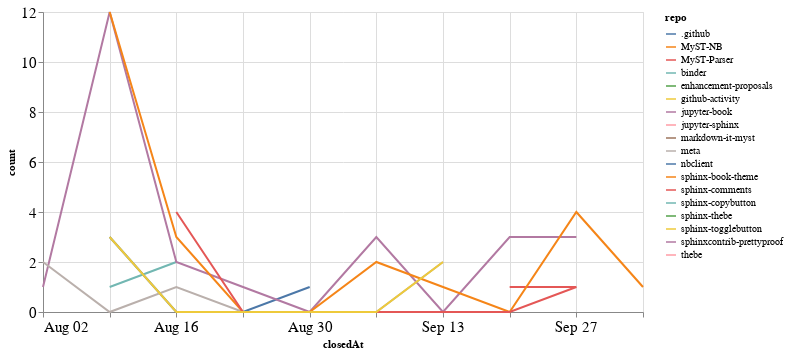

Here is the notebook cell this chart was saved with:
### Code cell
closed_by_time = closed_by.groupby('repo').resample('W', on='closedAt').count()['author'].reset_index()
closed_by_time = closed_by_time.rename(columns={'author': 'count'})

alt.Chart(closed_by_time, width=600).mark_line().encode(
    x='closedAt',
    y='count',
    color='repo',
    tooltip="repo"
)

### Figure 1 — Vega-Lite specification as saved in the notebook (floating-point values rounded to 4 significant figures)
{"config": {"axisLeft": {"labelFontSize": 15}, "axisBottom": {"labelFontSize": 15}}, "data": {"name": "data-5136a7d6cf00cf7004ff34cf5633d868"}, "mark": "line", "encoding": {"color": {"type": "nominal", "field": "repo"}, "tooltip": {"type": "nominal", "field": "repo"}, "x": {"type": "temporal", "field": "closedAt"}, "y": {"type": "quantitative", "field": "count"}}, "width": 600, "$schema": "https://vega.github.io/schema/vega-lite/v4.8.1.json", "datasets": {"data-5136a7d6cf00cf7004ff34cf5633d868": [{"repo": ".github", "closedAt": "2020-08-09T00:00:00", "count": 3}, {"repo": ".github", "closedAt": "2020-08-16T00:00:00", "count": 0}, {"repo": ".github", "closedAt": "2020-08-23T00:00:00", "count": 0}, {"repo": ".github", "closedAt": "2020-08-30T00:00:00", "count": 1}, {"repo": "MyST-NB", "closedAt": "2020-09-06T00:00:00", "count": 1}, {"repo": "MyST-Parser", "closedAt": "2020-09-20T00:00:00", "count": 1}, {"repo": "MyST-Parser", "closedAt": "2020-09-27T00:00:00", "count": 1}, {"repo": "binder", "closedAt": "2020-08-09T00:00:00", "count": 1}, {"repo": "binder", "closedAt": "2020-08-16T00:00:00", "count": 2}, {"repo": "enhancement-proposals", "closedAt": "2020-08-30T00:00:00", "count": 1}, {"repo": "github-activity", "closedAt": "2020-08-09T00:00:00", "count": 2}, {"repo": "jupyter-book", "closedAt": "2020-08-02T00:00:00", "count": 1}, {"repo": "jupyter-book", "closedAt": "2020-08-09T00:00:00", "count": 12}, {"repo": "jupyter-book", "closedAt": "2020-08-16T00:00:00", "count": 2}, {"repo": "jupyter-book", "closedAt": "2020-08-23T00:00:00", "count": 1}, {"repo": "jupyter-book", "closedAt": "2020-08-30T00:00:00", "count": 0}, {"repo": "jupyter-book", "closedAt": "2020-09-06T00:00:00", "count": 3}, {"repo": "jupyter-book", "closedAt": "2020-09-13T00:00:00", "count": 0}, {"repo": "jupyter-book", "closedAt": "2020-09-20T00:00:00", "count": 3}, {"repo": "jupyter-book", "closedAt": "2020-09-27T00:00:00", "count": 3}, {"repo": "jupyter-sphinx", "closedAt": "2020-09-27T00:00:00", "count": 1}, {"repo": "markdown-it-myst", "closedAt": "2020-08-09T00:00:00", "count": 1}, {"repo": "meta", "closedAt": "2020-08-02T00:00:00", "count": 2}, {"repo": "meta", "closedAt": "2020-08-09T00:00:00", "count": 0}, {"repo": "meta", "closedAt": "2020-08-16T00:00:00", "count": 1}, {"repo": "meta", "closedAt": "2020-08-23T00:00:00", "count": 0}, {"repo": "meta", "closedAt": "2020-08-30T00:00:00", "count": 0}, {"repo": "meta", "closedAt": "2020-09-06T00:00:00", "count": 0}, {"repo": "meta", "closedAt": "2020-09-13T00:00:00", "count": 2}, {"repo": "nbclient", "closedAt": "2020-09-13T00:00:00", "count": 1}, {"repo": "sphinx-book-theme", "closedAt": "2020-08-09T00:00:00", "count": 12}, {"repo": "sphinx-book-theme", "closedAt": "2020-08-16T00:00:00", "count": 3}, {"repo": "sphinx-book-theme", "closedAt": "2020-08-23T00:00:00", "count": 0}, {"repo": "sphinx-book-theme", "closedAt": "2020-08-30T00:00:00", "count": 0}, {"repo": "sphinx-book-theme", "closedAt": "2020-09-06T00:00:00", "count": 2}, {"repo": "sphinx-book-theme", "closedAt": "2020-09-13T00:00:00", "count": 1}, {"repo": "sphinx-book-theme", "closedAt": "2020-09-20T00:00:00", "count": 0}, {"repo": "sphinx-book-theme", "closedAt": "2020-09-27T00:00:00", "count": 4}, {"repo": "sphinx-book-theme", "closedAt": "2020-10-04T00:00:00", "count": 1}, {"repo": "sphinx-comments", "closedAt": "2020-08-16T00:00:00", "count": 4}, {"repo": "sphinx-comments", "closedAt": "2020-08-23T00:00:00", "count": 0}, {"repo": "sphinx-comments", "closedAt": "2020-08-30T00:00:00", "count": 0}, {"repo": "sphinx-comments", "closedAt": "2020-09-06T00:00:00", "count": 0}, {"repo": "sphinx-comments", "closedAt": "2020-09-13T00:00:00", "count": 0}, {"repo": "sphinx-comments", "closedAt": "2020-09-20T00:00:00", "count": 0}, {"repo": "sphinx-comments", "closedAt": "2020-09-27T00:00:00", "count": 1}, {"repo": "sphinx-copybutton", "closedAt": "2020-09-27T00:00:00", "count": 1}, {"repo": "sphinx-thebe", "closedAt": "2020-08-16T00:00:00", "count": 1}, {"repo": "sphinx-togglebutton", "closedAt": "2020-08-09T00:00:00", "count": 3}, {"repo": "sphinx-togglebutton", "closedAt": "2020-08-16T00:00:00", "count": 0}, {"repo": "sphinx-togglebutton", "closedAt": "2020-08-23T00:00:00", "count": 0}, {"repo": "sphinx-togglebutton", "closedAt": "2020-08-30T00:00:00", "count": 0}, {"repo": "sphinx-togglebutton", "closedAt": "2020-09-06T00:00:00", "count": 0}, {"repo": "sphinx-togglebutton", "closedAt": "2020-09-13T00:00:00", "count": 2}, {"repo": "sphinxcontrib-prettyproof", "closedAt": "2020-09-27T00:00:00", "count": 1}, {"repo": "thebe", "closedAt": "2020-08-16T00:00:00", "count": 1}]}}
